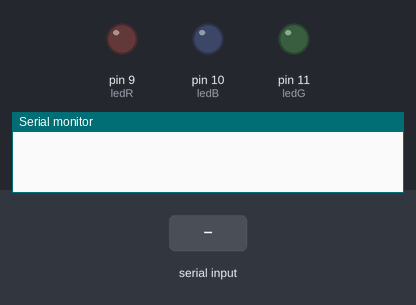
The sketch below on a simulated Arduino Uno, built with avr-gcc and run on an emulated ATmega328P. Parts: output pins drawn as LEDs (lit = HIGH), the last lines printed to the serial monitor. The inputs (shaded band) are chosen by the test bench.

Above: at 1.2 s.
1.3 s: "AUTO" received over the second serial link
At 2.7 s:
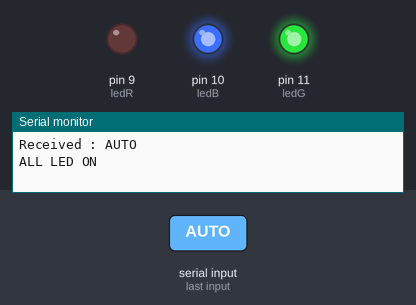
4.3 s: "R" received over the second serial link
At 6.5 s:
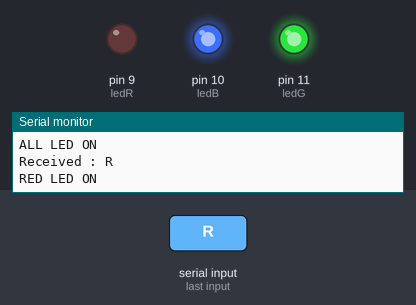
6.8 s: "G" received over the second serial link
At 7.1 s:
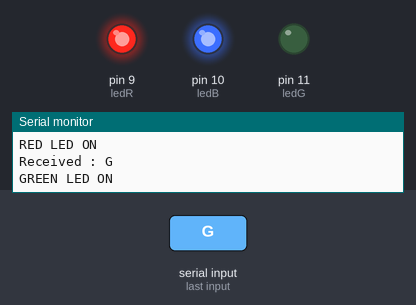
Timing chart, 0 to 9.8 s (numbered marks = the images above; inputs shaded):
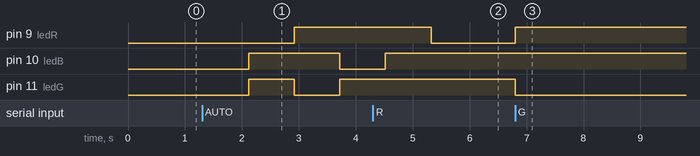

Measured:
- after the input at 1.3 s, pin 9 (ledR): LOW → HIGH after 1.6 s; pin 10 (ledB): LOW → HIGH after 0.82 s, → LOW 1.6 s later; pin 11 (ledG): LOW → HIGH after 0.82 s, → LOW 0.80 s later, → HIGH 0.80 s later
- after the input at 4.3 s, pin 9 (ledR): HIGH → LOW after 1.0 s
- after the input at 6.8 s, pin 9 (ledR): LOW → HIGH at once; pin 11 (ledG): HIGH → LOW at once

The sketch:

12.Spech1_bluetooth_fix.ino
```cpp
#include <SoftwareSerial.h>
#define BT_TX 1
#define BT_RX 0
#define ledG 11
#define ledR 9
#define ledB 10

SoftwareSerial mySerial(BT_TX, BT_RX);
String myString = "";

void setup() {
  Serial.begin(9600);
  mySerial.begin(9600);
  pinMode(ledG, OUTPUT);
  pinMode(ledR, OUTPUT);
  pinMode(ledB, OUTPUT);
}

void loop() {
  while (mySerial.available()) {
    char myChar = (char)mySerial.read();
    myString += myChar;
    delay(5);
  }

  if (!myString.equals("")) {
    Serial.println("Received : " + myString);
    LED();
    myString = "";
  }
}

void LED() {
  if (myString == "R") {
    Serial.println("RED LED ON");
    analogWrite(ledR, 0);
    analogWrite(ledG, 255);
    analogWrite(ledB, 255);
  } else if (myString == "G") {
    Serial.println("GREEN LED ON");
    analogWrite(ledR, 255);
    analogWrite(ledG, 0);
    analogWrite(ledB, 255);
  } else if (myString == "B") {
    Serial.println("BLUE LED ON");
    analogWrite(ledR, 255);
    analogWrite(ledG, 255);
    analogWrite(ledB, 0);
  }

  else if (myString == "AUTO") {
    Serial.println("ALL LED ON");
    analogWrite(ledR, 0);
    analogWrite(ledG, 0);
    analogWrite(ledB, 0);
    delay(800);

    analogWrite(ledR, 0);
    analogWrite(ledG, 255);
    analogWrite(ledB, 255);
    delay(800);

    analogWrite(ledR, 255);
    analogWrite(ledG, 0);
    analogWrite(ledB, 255);
    delay(800);

    analogWrite(ledR, 255);
    analogWrite(ledG, 255);
    analogWrite(ledB, 0);
    delay(800);

     analogWrite(ledR, 255);
    analogWrite(ledG, 255);
    analogWrite(ledB, 255);
    delay(800);
  }
}
```
